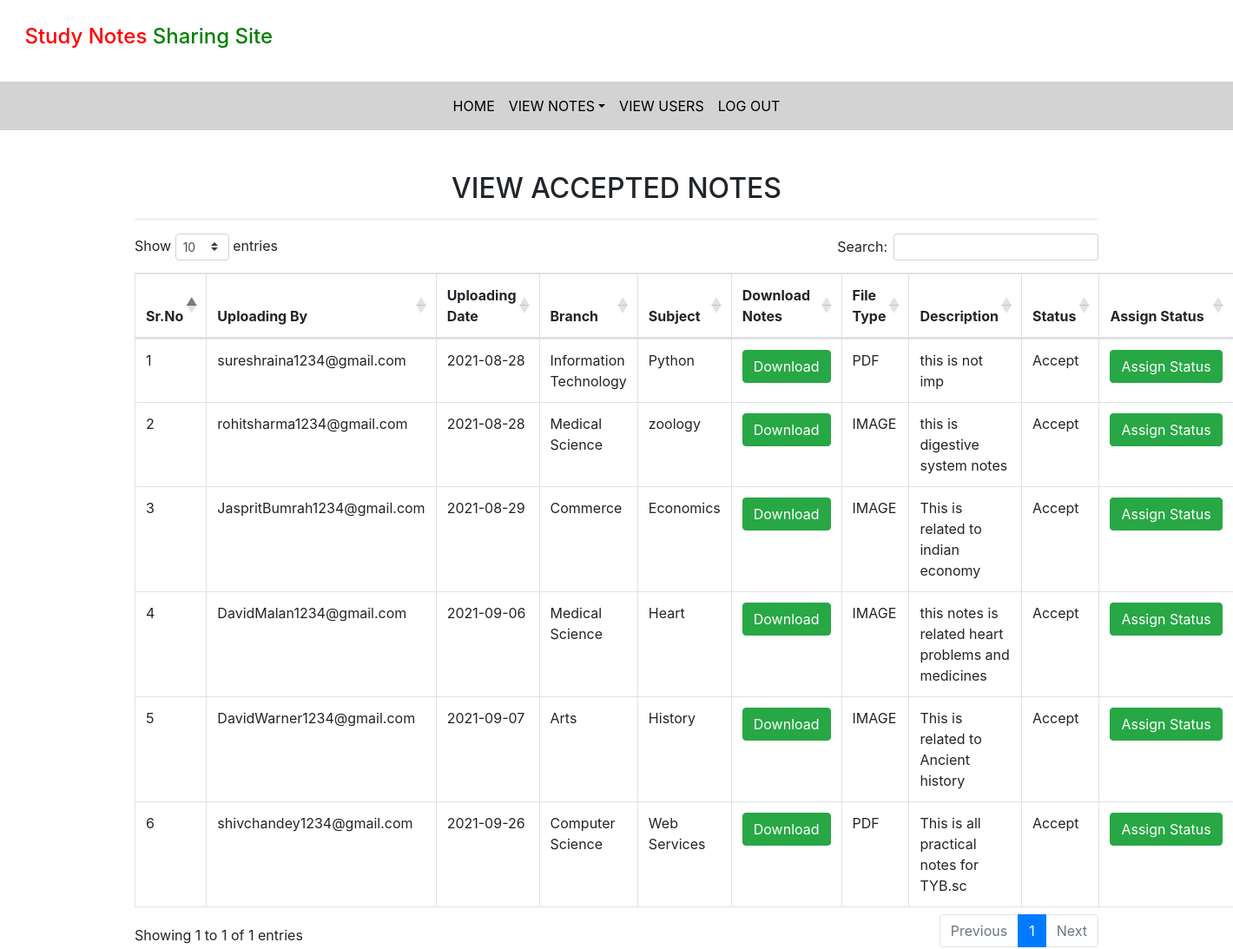
The app's page /accepted_notes (signed in) with its own data.
### notes/models.py (models this page shows, shortened)
class Notes(models.Model):
    user = models.ForeignKey(User, on_delete=models.CASCADE)
    uploadingdate = models.CharField(max_length=30)
    branch = models.CharField(max_length=30)
    subject = models.CharField(max_length=30)
    notesfile = models.FileField( null=True)
    filetype = models.CharField(max_length=10)
    description= models.CharField(max_length=200)
    status = models.CharField(max_length=15)

### notes/views.py (the view)
# urls.py: path('accepted_notes', accepted_notes, name="accepted_notes"),
def accepted_notes(request):
    if not request.user.is_authenticated:
        return redirect('login_admin')
    notes = Notes.objects.filter(status="Accept")
    d={'notes':notes}
    return render(request,'accepted_notes.html',d)

### notes/template/accepted_notes.html (shortened to what this page needs)
{% extends 'admin_nav.html'%}
{% block body %}
{% load static %}
<link rel="stylesheet"  href="https://cdnjs.cloudflare.com/ajax/libs/twitter-bootstrap/4.5.2/css/bootstrap.min.css">
<link rel="stylesheet"  href="https://cdn.datatables.net/1.10.22/css/dataTables.bootstrap4.min.css">
<div class="container mt-5">
    <h2 class="text-center">VIEW ACCEPTED NOTES </h2>
        <hr>
        <table class="table table-bordered" id="example">
            <thead>
                <tr>
                    <th>Sr.No</th>
                    <th>Uploading By</th>
                     <th>Uploading Date</th>
                     <th>Branch</th>
                     <th>Subject</th>
                     <th>Download Notes</th>
                     <th>File Type</th>
                     <th>Description</th>
                     <th>Status</th>
                     <th>Assign Status</th>
                </tr>
                </thead>
                {% for i in notes%}
                <tbody>
                <tr>
                    <td>{{forloop.counter}}</td>
                    <td>{{i.user.username}}</td>
                    <td>{{i.uploadingdate}}</td>
                    <td>{{i.branch}}</td>
                    <td>{{i.subject}}</td>
                    <td><a href="{{i.notesfile.url}}" class="btn btn-success" download>Download</a></td>
                    <td>{{i.filetype}}</td>
                    <td>{{i.description}}</td>
                    <td>{{i.status}}</td>
                    <td><a href="{% url 'assign_status' i.id %}" class="btn btn-success">Assign&nbsp;Status</a></td>
                </tr>
                {% endfor %}
           </tbody>
        </table>
</div>
{% endblock%}

### notes/template/admin_nav.html (shortened to what this page needs)
<!DOCTYPE html>
<html lang="en">
<head>
    {% load static %}
  <link rel="stylesheet" href="https://maxcdn.bootstrapcdn.com/bootstrap/4.3.1/css/bootstrap.min.css">
  <link rel="stylesheet" href="https://use.fontawesome.com/releases/v5.6.3/css/all.css"></head>
 <link rel="stylesheet" href="{%static 'css/mystyle.css'%}">
<body>
<h4 style="padding:2%">
    <span style="color:red">Study Notes</span> <span style="color:green">Sharing Site</span>
</h4>
<nav class="navbar navbar-expand-sm justify-content-center" style="background-color: lightgrey">
<ul class="navbar-nav">
    <li class="navbar-item">
        <a class="nav-link" href="{% url 'admin_home'%}">HOME</a>
    </li>
    <li class="nav-item dropdown">
        <a class="nav-link dropdown-toggle" href="#" data-toggle="dropdown">VIEW NOTES</a>
 </li>
    <li class="navbar-item">
        <a class="nav-link" href="{% url 'view_users'%}">VIEW USERS</a>
    </li>
    <li class="navbar-item">
        <a class="nav-link" href="{% url 'logout'%}">LOG OUT</a>
    </li>
</ul>
</nav>
</body>
</html>
{% block body%}
{% endblock %}

### notes/static/css/mystyle.css (style rules this page uses)
body { padding:0; margin:0; background-color:floralwhite; }
.nav-link { color:black }

### records on screen
Notes: user.username "sureshraina1234@gmail.com", uploadingdate "2021-08-28", branch "Information Technology", subject "Python", filetype "PDF", description "this is not imp", status "Accept"
Notes: user.username "rohitsharma1234@gmail.com", uploadingdate "2021-08-28", branch "Medical Science", subject "zoology", filetype "IMAGE", description "this is digestive system notes", status "Accept"
Notes: user.username "JaspritBumrah1234@gmail.com", uploadingdate "2021-08-29", branch "Commerce", subject "Economics", filetype "IMAGE", description "This is related to indian economy", status "Accept"
Notes: user.username "DavidMalan1234@gmail.com", uploadingdate "2021-09-06", branch "Medical Science", subject "Heart", filetype "IMAGE", description "this notes is related heart problems and medicines", status "Accept"
Notes: user.username "DavidWarner1234@gmail.com", uploadingdate "2021-09-07", branch "Arts", subject "History", filetype "IMAGE", description "This is related to Ancient history", status "Accept"
Notes: user.username "shivchandey1234@gmail.com", uploadingdate "2021-09-26", branch "Computer Science", subject "Web Services", filetype "PDF", description "This is all practical notes for TYB.sc", status "Accept"
